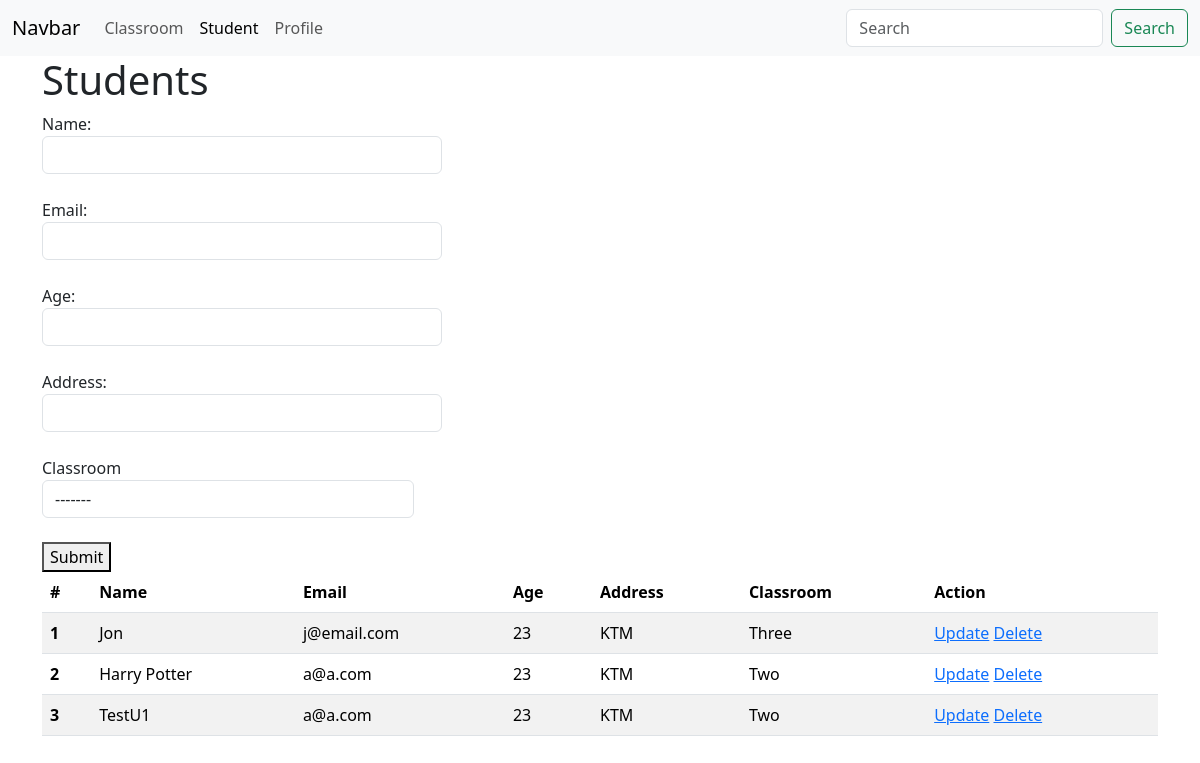
The app's page /crud/student/, older data.
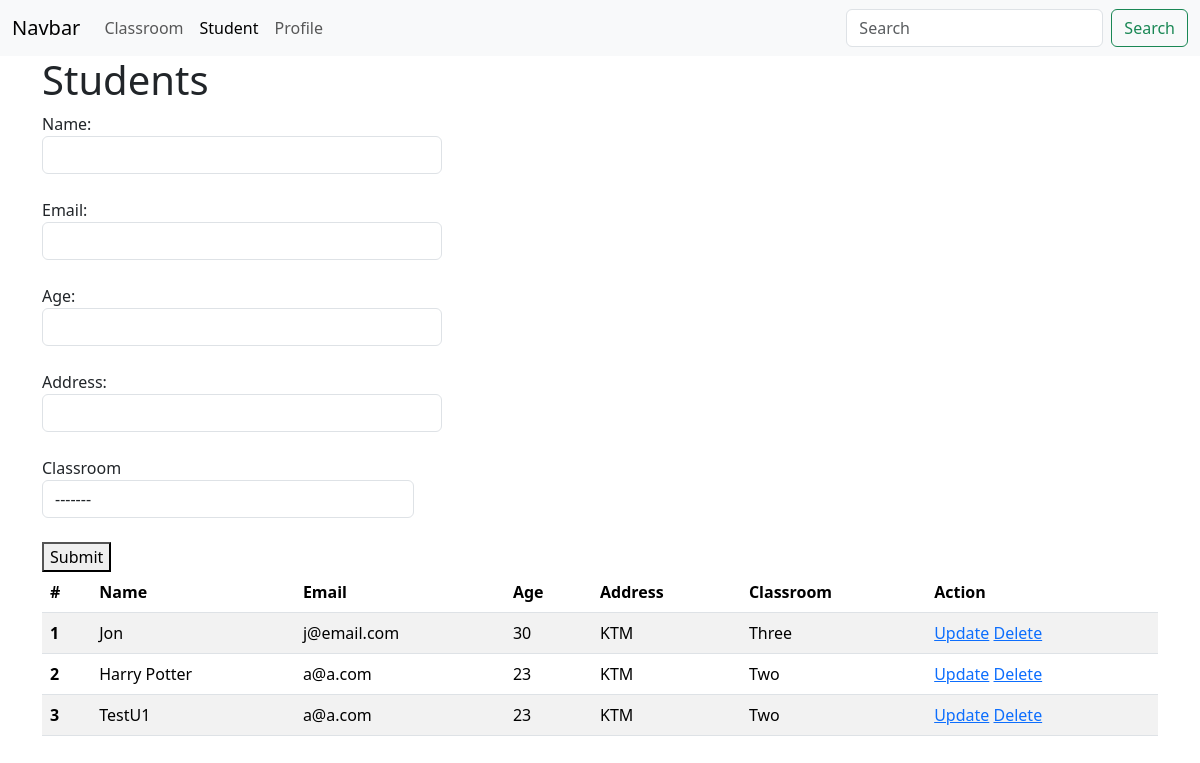
The same page, newer data.
### crud/models.py (models this page shows)
class Student(models.Model):
    name = models.CharField(max_length=20)
    email = models.EmailField(max_length=20)
    age = models.IntegerField()
    address = models.CharField(max_length=20)
    classroom = models.ForeignKey(ClassRoom, on_delete=models.CASCADE)

class ClassRoom(models.Model):
    name = models.CharField(max_length=20)

### crud/views.py (the view, shortened to what this page needs)
# urls.py: path('student/', student, name='crud_student'),
def student(request):
    students = Student.objects.all()
    classrooms = ClassRoom.objects.all()
    return render(request, template_name='crud/student.html',
                  context={"students": students, "title": "Students", "classrooms": classrooms,
                           "student_active": "active"})

### crud/templates/crud/student.html (shortened to what this page needs)
{% extends 'core/base.html' %}
{% block content %}
    <h1>{{ title }}</h1>
    <form method="post" action="{% url 'crud_student' %}">
        Name:<br>
        <input class="form form-control" name="name" style="width: 400px"><br>
        Email:<br>
        <input class="form form-control" name="email" style="width: 400px"><br>
        Age:<br>
        <input class="form form-control" name="age" style="width: 400px"><br>
        Address:<br>
        <input class="form form-control" name="address" style="width: 400px"><br>
        <div class="form-group col-md-4">
            <label for="inputState">Classroom</label>
            <select id="inputState" class="form-control" name="classroom">
                <option value="2">-------</option>
            </select>
        </div>
        <br>
        <button type="submit">Submit</button>
        <br>
    </form>
    <table class="table table-striped">
        <thead>
        <tr>
            <th scope="col">#</th>
            <th scope="col">Name</th>
            <th scope="col">Email</th>
            <th scope="col">Age</th>
            <th scope="col">Address</th>
            <th scope="col">Classroom</th>
            <th scope="col">Action</th>
        </tr>
        </thead>
        <tbody>
        {% for student in students %}
            <tr>
                <th scope="row">{{ forloop.counter }}</th>
                <td>{{ student.name }}</td>
                <td>{{ student.email }}</td>
                <td>{{ student.age }}</td>
                <td>{{ student.address }}</td>
                <td>{{ student.classroom.name }}</td>
                <td>
                    <a href="{% url 'update_student' student.id %}">Update</a>
                    <a href="{% url 'delete_student' student.id %}">Delete</a>
                </td>
            </tr>
        {% endfor %}
        </tbody>
    </table>
{% endblock %}

Row changes from the older to the newer data that the page shows:
changed Student "Jon": age "23" → "30"
